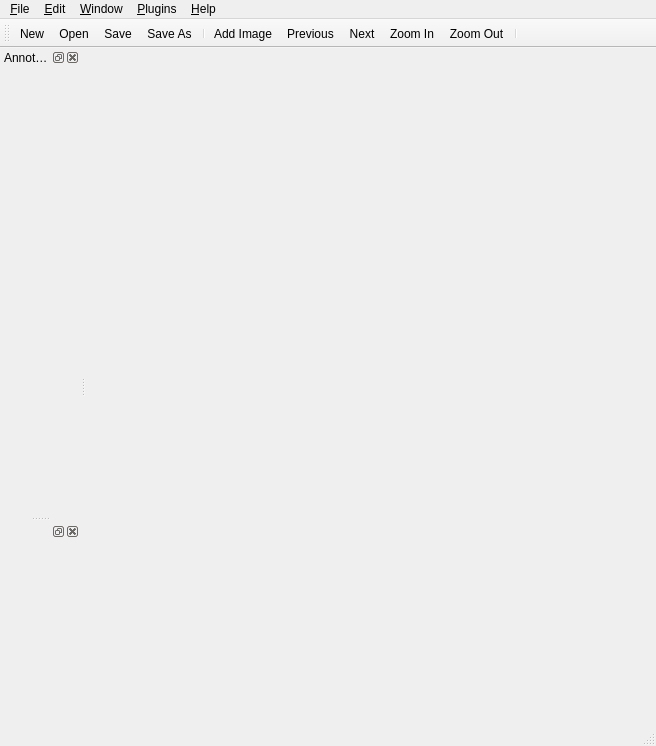
<?xml version="1.0" encoding="UTF-8"?>
<ui version="4.0">
 <class>MainWindow</class>
 <widget class="QMainWindow" name="MainWindow">
  <property name="geometry">
   <rect>
    <x>0</x>
    <y>0</y>
    <width>656</width>
    <height>746</height>
   </rect>
  </property>
  <property name="windowTitle">
   <string>pylabel</string>
  </property>
  <widget class="QWidget" name="centralWidget"/>
  <widget class="QMenuBar" name="menubar">
   <property name="geometry">
    <rect>
     <x>0</x>
     <y>0</y>
     <width>656</width>
     <height>25</height>
    </rect>
   </property>
   <widget class="QMenu" name="menuFile">
    <property name="title">
     <string>&amp;File</string>
    </property>
    <addaction name="actionNew"/>
    <addaction name="actionOpen"/>
    <addaction name="actionSave"/>
    <addaction name="actionSave_As"/>
    <addaction name="separator"/>
    <addaction name="actionExit"/>
   </widget>
   <widget class="QMenu" name="menu_Edit">
    <property name="title">
     <string>&amp;Edit</string>
    </property>
    <addaction name="action_Add_Image"/>
   </widget>
   <widget class="QMenu" name="menu_Window">
    <property name="title">
     <string>&amp;Window</string>
    </property>
   </widget>
   <widget class="QMenu" name="menu_Help">
    <property name="title">
     <string>&amp;Help</string>
    </property>
    <addaction name="action_About"/>
   </widget>
   <widget class="QMenu" name="menuPlugins">
    <property name="title">
     <string>&amp;Plugins</string>
    </property>
   </widget>
   <addaction name="menuFile"/>
   <addaction name="menu_Edit"/>
   <addaction name="menu_Window"/>
   <addaction name="menuPlugins"/>
   <addaction name="menu_Help"/>
  </widget>
  <widget class="QStatusBar" name="statusbar"/>
  <widget class="QToolBar" name="toolBar">
   <property name="windowTitle">
    <string>toolBar</string>
   </property>
   <attribute name="toolBarArea">
    <enum>TopToolBarArea</enum>
   </attribute>
   <attribute name="toolBarBreak">
    <bool>false</bool>
   </attribute>
   <addaction name="actionNew"/>
   <addaction name="actionOpen"/>
   <addaction name="actionSave"/>
   <addaction name="actionSave_As"/>
   <addaction name="separator"/>
   <addaction name="action_Add_Image"/>
   <addaction name="actionPrevious"/>
   <addaction name="actionNext"/>
   <addaction name="actionZoom_In"/>
   <addaction name="actionZoom_Out"/>
   <addaction name="separator"/>
  </widget>
  <widget class="QDockWidget" name="dockAnnotationButtons">
   <property name="enabled">
    <bool>true</bool>
   </property>
   <property name="minimumSize">
    <size>
     <width>80</width>
     <height>44</height>
    </size>
   </property>
   <property name="windowTitle">
    <string>Annotations</string>
   </property>
   <attribute name="dockWidgetArea">
    <number>1</number>
   </attribute>
   <widget class="QWidget" name="dockAnnotationButtonsWidgetContents"/>
  </widget>
  <widget class="QDockWidget" name="dockInformation">
   <attribute name="dockWidgetArea">
    <number>1</number>
   </attribute>
   <widget class="QWidget" name="dockInformationWidgetContents"/>
  </widget>
  <action name="actionOpen">
   <property name="icon">
    <iconset resource="icons.qrc">
     <normaloff>:/icons/folder_table.png</normaloff>:/icons/folder_table.png</iconset>
   </property>
   <property name="text">
    <string>&amp;Open</string>
   </property>
   <property name="statusTip">
    <string>Open existing annotation file</string>
   </property>
   <property name="shortcut">
    <string>Ctrl+O</string>
   </property>
  </action>
  <action name="actionNew">
   <property name="icon">
    <iconset resource="icons.qrc">
     <normaloff>:/icons/page_white_text.png</normaloff>:/icons/page_white_text.png</iconset>
   </property>
   <property name="text">
    <string>&amp;New</string>
   </property>
   <property name="statusTip">
    <string>Create new annotation file</string>
   </property>
  </action>
  <action name="actionSave">
   <property name="icon">
    <iconset resource="icons.qrc">
     <normaloff>:/icons/disk.png</normaloff>:/icons/disk.png</iconset>
   </property>
   <property name="text">
    <string>&amp;Save</string>
   </property>
   <property name="shortcut">
    <string>Ctrl+S</string>
   </property>
  </action>
  <action name="actionExit">
   <property name="icon">
    <iconset resource="icons.qrc">
     <normaloff>:/icons/door_in.png</normaloff>:/icons/door_in.png</iconset>
   </property>
   <property name="text">
    <string>&amp;Exit</string>
   </property>
   <property name="menuRole">
    <enum>QAction::QuitRole</enum>
   </property>
  </action>
  <action name="action_Add_Image">
   <property name="icon">
    <iconset resource="icons.qrc">
     <normaloff>:/icons/picture_add.png</normaloff>:/icons/picture_add.png</iconset>
   </property>
   <property name="text">
    <string>&amp;Add Image</string>
   </property>
   <property name="shortcut">
    <string>Ctrl+I</string>
   </property>
  </action>
  <action name="actionNext">
   <property name="icon">
    <iconset resource="icons.qrc">
     <normaloff>:/icons/arrow_right.png</normaloff>:/icons/arrow_right.png</iconset>
   </property>
   <property name="text">
    <string>Next</string>
   </property>
   <property name="shortcut">
    <string>Space</string>
   </property>
  </action>
  <action name="actionPrevious">
   <property name="icon">
    <iconset resource="icons.qrc">
     <normaloff>:/icons/arrow_left.png</normaloff>:/icons/arrow_left.png</iconset>
   </property>
   <property name="text">
    <string>Previous</string>
   </property>
   <property name="shortcut">
    <string>Backspace</string>
   </property>
  </action>
  <action name="actionZoom_In">
   <property name="icon">
    <iconset resource="icons.qrc">
     <normaloff>:/icons/zoom_in.png</normaloff>:/icons/zoom_in.png</iconset>
   </property>
   <property name="text">
    <string>Zoom In</string>
   </property>
  </action>
  <action name="actionZoom_Out">
   <property name="icon">
    <iconset resource="icons.qrc">
     <normaloff>:/icons/zoom_out.png</normaloff>:/icons/zoom_out.png</iconset>
   </property>
   <property name="text">
    <string>Zoom Out</string>
   </property>
  </action>
  <action name="actionMask">
   <property name="checkable">
    <bool>true</bool>
   </property>
   <property name="text">
    <string>Mask</string>
   </property>
   <property name="shortcut">
    <string>M</string>
   </property>
  </action>
  <action name="actionSelection">
   <property name="checkable">
    <bool>true</bool>
   </property>
   <property name="text">
    <string>Selection</string>
   </property>
   <property name="shortcut">
    <string>S</string>
   </property>
  </action>
  <action name="actionRectangle">
   <property name="checkable">
    <bool>true</bool>
   </property>
   <property name="text">
    <string>Rectangle</string>
   </property>
   <property name="shortcut">
    <string>R</string>
   </property>
  </action>
  <action name="actionSave_As">
   <property name="text">
    <string>Save &amp;As</string>
   </property>
  </action>
  <action name="action_About">
   <property name="text">
    <string>&amp;About</string>
   </property>
  </action>
  <action name="actionPoint">
   <property name="checkable">
    <bool>true</bool>
   </property>
   <property name="text">
    <string>Point</string>
   </property>
   <property name="shortcut">
    <string>P</string>
   </property>
  </action>
 </widget>
 <resources>
  <include location="icons.qrc"/>
 </resources>
 <connections/>
</ui>
